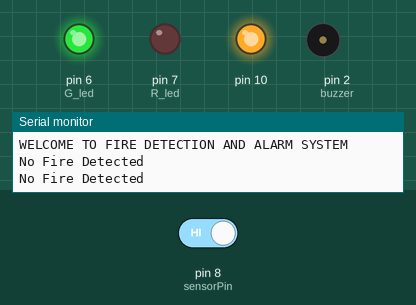
The sketch below on a simulated Arduino Uno, built with avr-gcc and run on an emulated ATmega328P. On the bench: output pins drawn as LEDs (lit = HIGH), buzzer (waves = sounding, pin HIGH), the last lines printed to the serial monitor. Inputs (shaded band) come from the test bench; at power-on: pin 8 (sensorPin) HIGH. WiFi joins after 1.5 s; servers stay silent unless stated.

Above: at 4.7 s.
4.8 s: pin 8 (sensorPin) driven LOW
At 6.6 s:
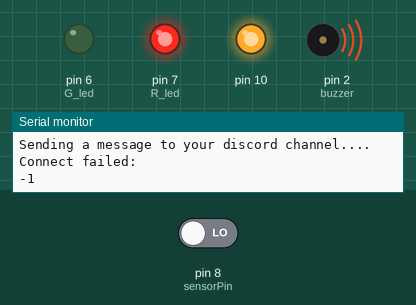
7.0 s: pin 8 (sensorPin) driven HIGH
At 8.7 s:
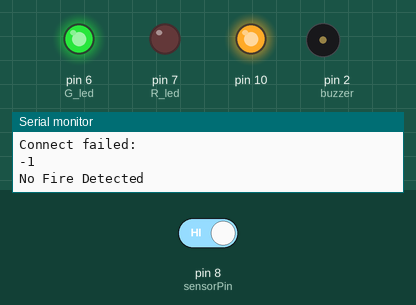
Timing chart, 0 to 10.2 s (numbered marks = the images above; inputs shaded):
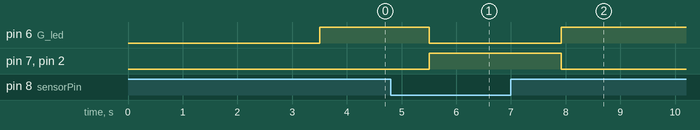

The sketch:

fire_detection_system.ino
```cpp
//=======================================DECLARATION ETHERNET =================================

#include <SPI.h>
#include <HttpClient.h>
#include <Ethernet.h>
#include <EthernetClient.h>

// assign a MAC address for the ethernet controller.
// fill in your address here:
byte mac[] = {

};

const char myLocalIP[] = "  ";
const char route[] = "/fire";
byte ip[] = {  };
byte server[] = {   };
byte myDns[] = {  };

String data;
EthernetClient client;
HttpClient http(client);

// ================================== SETUP ======================================

const int sensorPin = 8;
const int buzzer = 2;
const int G_led = 6;
const int R_led = 7;

int read_value;
void setup() {
  SPI.begin();      // Initiate  SPI bus

//=================================ETHERNET SETUP ===============================

//  Ethernet.init(10);  // Most Arduino shields
  Ethernet.begin(mac, ip) ;
  Serial.begin(9600);   // Initiate a serial communication

  // start the Ethernet connection:
  Serial.println("Initialize Ethernet with DHCP:");
  if (Ethernet.begin(mac) == 0) {
    Serial.println("Failed to configure Ethernet using DHCP");
    // Check for Ethernet hardware present
    if (Ethernet.hardwareStatus() == EthernetNoHardware) {
      Serial.println("Ethernet shield was not found.  Sorry, can't run without hardware. :(");
      while (true) {
        delay(1); // do nothing, no point running without Ethernet hardware
      }
    }
    if (Ethernet.linkStatus() == LinkOFF) {
      Serial.println("Ethernet cable is not connected.");
    }
    // try to congifure using IP address instead of DHCP:
    Ethernet.begin(mac, ip, myDns);
    Serial.print("My IP address: ");
    Serial.println(Ethernet.localIP());
  } else {
    Serial.print("  DHCP assigned IP ");
    Serial.println(Ethernet.localIP());
    Serial.println("connecting...");
  }
  // give the Ethernet shield a second to initialize:
  delay(1000); //Change it later

  Serial.println("WELCOME TO FIRE DETECTION AND ALARM SYSTEM");
  delay(1000);
  pinMode(sensorPin, INPUT);
  pinMode(buzzer, OUTPUT);
  pinMode(G_led, OUTPUT);
  pinMode(R_led, OUTPUT);
}

void loop() {
  readFlame();
}

void readFlame()
{
  read_value = digitalRead(sensorPin);
  if(read_value==0)
  {
    digitalWrite(buzzer, HIGH);
    digitalWrite(R_led, HIGH);
    digitalWrite(G_led, LOW);
    Serial.println("\nALERT!!! Fire Detected");
    Serial.println("Sending a message to your discord channel....");
    apiCall();
  }
  else {
    digitalWrite(buzzer, LOW);
    digitalWrite(R_led, LOW);
    digitalWrite(G_led, HIGH);
    Serial.println("No Fire Detected");
  }
  delay(1000);
}

void apiCall() {
  int err =0;

  err = http.get(myLocalIP, route);
  if (err == 0)
  {
    Serial.println("startedRequest ok");

    err = http.responseStatusCode();
    if (err >= 0)
    {
      Serial.print("Got status code: ");
      Serial.println(err);

      // Usually you'd check that the response code is 200 or a
      // similar "success" code (200-299) before carrying on,
      // but we'll print out whatever response we get

      err = http.skipResponseHeaders();
      if (err >= 0)
      {
        int bodyLen = http.contentLength();

        // Now we've got to the body, so we can print it out
        unsigned long timeoutStart = millis();
        char c;
        // Whilst we haven't timed out & haven't reached the end of the body
        while ( (http.connected() || http.available()) &&
               ((millis() - timeoutStart) < 30*1000) )
        {
            if (http.available())
            {
                c = http.read();
                // Print out this character
                // Serial.print(c);

                bodyLen--;
                // We read something, reset the timeout counter
                timeoutStart = millis();
            }
            else
            {
                // We haven't got any data, so let's pause to allow some to
                // arrive
                delay(1000);
            }
        }
      }
      else
      {
        Serial.println("Failed to skip response headers: ");
        Serial.println(err);
      }
    }
    else
    {
      Serial.println("Getting response failed: ");
      Serial.println(err);
    }
  }
  else
  {
    Serial.println("Connect failed: ");
    Serial.println(err);
  }
  http.stop();
  return;
}
```

Measured:
- after the input at 4.8 s, pin 6 (G_led): HIGH → LOW after 0.70 s; pin 7 (R_led), pin 2 (buzzer): LOW → HIGH after 0.70 s
- after the input at 7.0 s, pin 6 (G_led): LOW → HIGH after 0.92 s; pin 7 (R_led), pin 2 (buzzer): HIGH → LOW after 0.92 s
